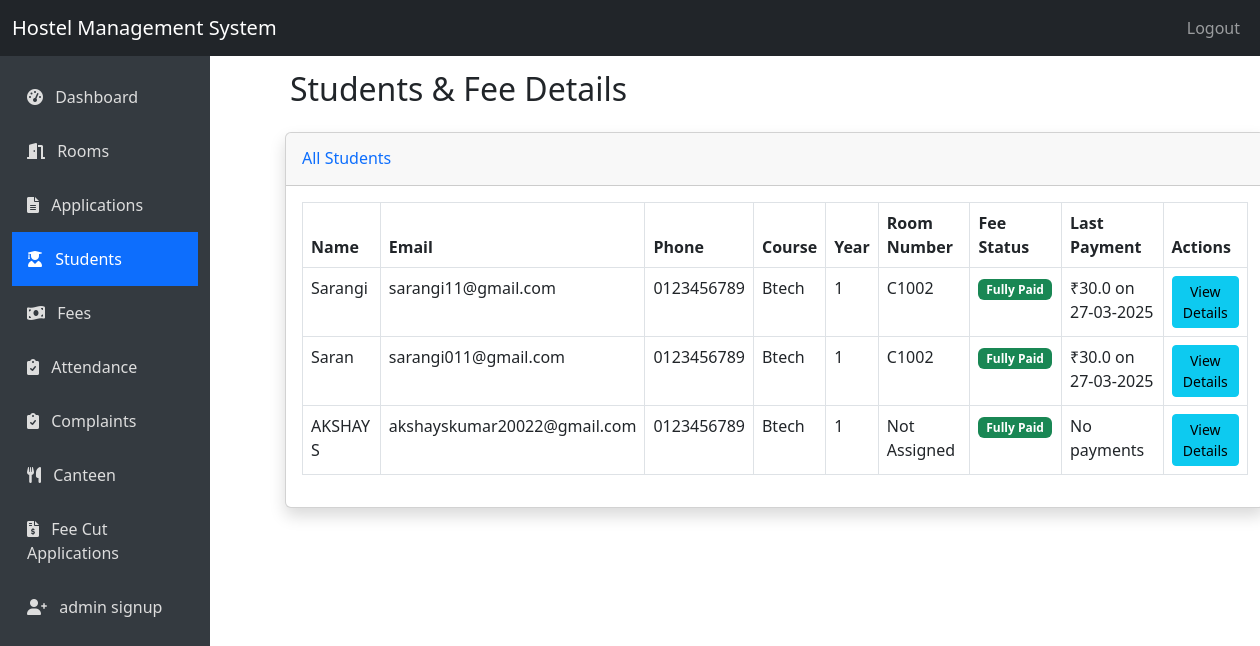
The app's page /admin/students_fees (signed in) with its own data.
### hostel1.11-main/hostel1.0/app.py (models this page shows)
class Student(db.Model):
    id = db.Column(db.Integer, primary_key=True)
    user_id = db.Column(db.Integer, db.ForeignKey('user.id'), nullable=False)
    name = db.Column(db.String(100), nullable=False)
    email = db.Column(db.String(100), unique=True, nullable=False)
    phone = db.Column(db.String(15), nullable=False)
    address = db.Column(db.String(200), nullable=False)
    course = db.Column(db.String(50), nullable=False)
    district = db.Column(db.String(75), nullable=False)
    year = db.Column(db.Integer, nullable=False)
    annual_income = db.Column(db.Integer, nullable=False)
    gender = db.Column(db.String(10), nullable=False)  # 'male' or 'female'
    room_id = db.Column(db.Integer, db.ForeignKey('room.id'), nullable=True)

class Room(db.Model):
    id = db.Column(db.Integer, primary_key=True)
    room_number = db.Column(db.String(10), unique=True, nullable=False)
    capacity = db.Column(db.Integer, nullable=False)
    occupied = db.Column(db.Integer, default=0)
    hostel_block = db.Column(db.String(10), nullable=False)
    gender = db.Column(db.String(10), nullable=False)  # 'male' or 'female'
    students = db.relationship('Student', backref='room')

class Fee(db.Model):
    id = db.Column(db.Integer, primary_key=True)
    student_id = db.Column(db.Integer, db.ForeignKey('student.id'), nullable=False)
    amount = db.Column(db.Float, nullable=False)
    fee_type = db.Column(db.String(50), nullable=False)
    payment_date = db.Column(db.DateTime, default=datetime.utcnow)
    due_date = db.Column(db.DateTime, nullable=True)  # Add this field
    semester = db.Column(db.String(20), nullable=False)
    status = db.Column(db.String(20), default='unpaid')  # unpaid, paid
    transaction_id = db.Column(db.String(50), nullable=True)
    student = db.relationship('Student', backref='fees')
    created_at = db.Column(db.DateTime, default=datetime.utcnow)

### hostel1.11-main/hostel1.0/app.py (the view)
@app.route('/admin/students_fees')
def admin_students():
    if 'user_id' not in session or session['role'] != 'admin':
        return redirect(url_for('login'))
    students = Student.query.all()
    for student in students:
        student.fees
        if hasattr(student, 'room'):
            student.room
    return render_template('admin/students_fees.html', students=students)

### hostel1.11-main/hostel1.0/templates/admin/students_fees.html (shortened to what this page needs)
{% extends "layout.html" %}
{% block content %}
<h2 class="mb-4">Students & Fee Details</h2>
<div class="card shadow mb-4">
    <div class="card-header py-3">
        <h6 class="m-0 font-weight-bold text-primary">All Students</h6>
    </div>
    <div class="card-body">
        <div class="table-responsive">
            <table class="table table-bordered" id="dataTable" width="100%" cellspacing="0">
                <thead>
                    <tr>
                        <th>Name</th>
                        <th>Email</th>
                        <th>Phone</th>
                        <th>Course</th>
                        <th>Year</th>
                        <th>Room Number</th>
                        <th>Fee Status</th>
                        <th>Last Payment</th>
                        <th>Actions</th>
                    </tr>
                </thead>
                <tbody>
                    {% for student in students %}
                    <tr>
                        <td>{{ student.name }}</td>
                        <td>{{ student.email }}</td>
                        <td>{{ student.phone }}</td>
                        <td>{{ student.course }}</td>
                        <td>{{ student.year }}</td>
                        <td>{% if student.room %}{{ student.room.room_number }}{% else %}Not Assigned{% endif %}</td>
                        <td>
                            {% set unpaid_fees = student.fees | selectattr('status', 'equalto', 'unpaid') | list %}
                            {% set pending_amount = 0 %}
                            {% for fee in unpaid_fees %}
                                {% set pending_amount = pending_amount + fee.amount %}
                            {% endfor %}
                            {% if pending_amount > 0 %}
                                <span class="badge bg-danger">Pending ₹{{ pending_amount }}</span>
                            {% else %}
                                <span class="badge bg-success">Fully Paid</span>
                            {% endif %}
                        </td>
                        <td>
                            {% set paid_fees = student.fees | selectattr('status', 'equalto', 'paid') | list %}
                            {% if paid_fees %}
                                {% set last_payment = paid_fees | sort(attribute='created_at', reverse=true) | first %}
                                ₹{{ last_payment.amount }} on {{ last_payment.created_at.strftime('%d-%m-%Y') if last_payment.created_at else 'Unknown' }}
                            {% else %}
                                No payments
                            {% endif %}
                        </td>
                        <td>
                            <a href="{{ url_for('admin_student_detail', student_id=student.id) }}" class="btn btn-sm btn-info">View Details</a>
                        </td>
                    </tr>
                    {% endfor %}
                </tbody>
            </table>
        </div>
    </div>
</div>
{% endblock %}

### hostel1.11-main/hostel1.0/templates/admin/students_fees.html (style rules this page uses)
.card { margin-left: 15px; margin-right: 15px; }
h2.mb-4 { padding-left: 20px; }

### records on screen
Student: name "Sarangi", email "sarangi11@gmail.com", phone "0123456789", course "Btech", year "1", room.room_number "C1002"
Fee: amount "30.0", created_at "27-03-2025"
Student: name "Saran", email "sarangi011@gmail.com", phone "0123456789", course "Btech", year "1", room.room_number "C1002"
Fee: amount "30.0", created_at "27-03-2025"
Student: name "AKSHAY S", email "akshayskumar20022@gmail.com", phone "0123456789", course "Btech", year "1", shows "Not Assigned", shows "No payments"
